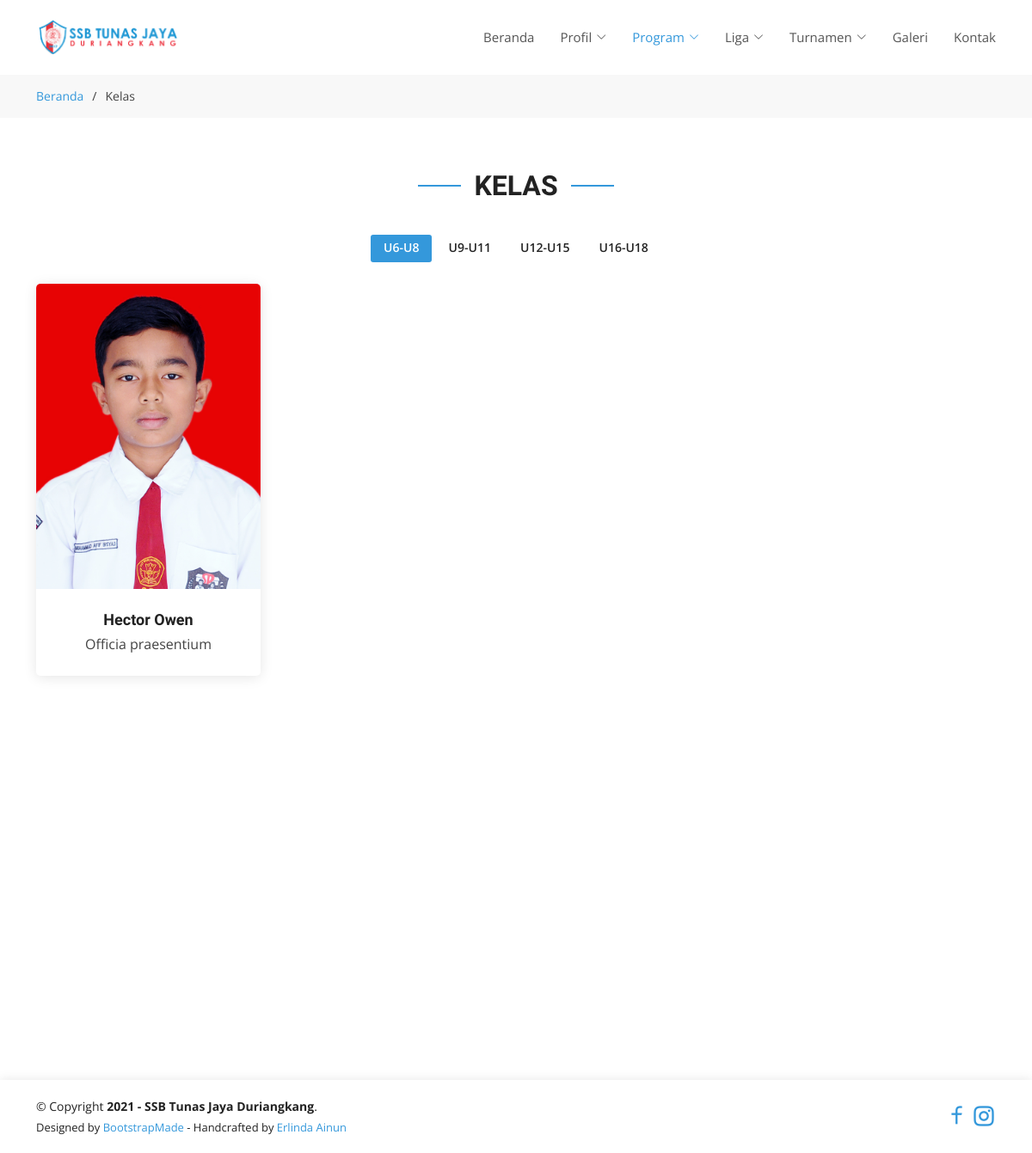
The page /class.php on the database as committed earlier.
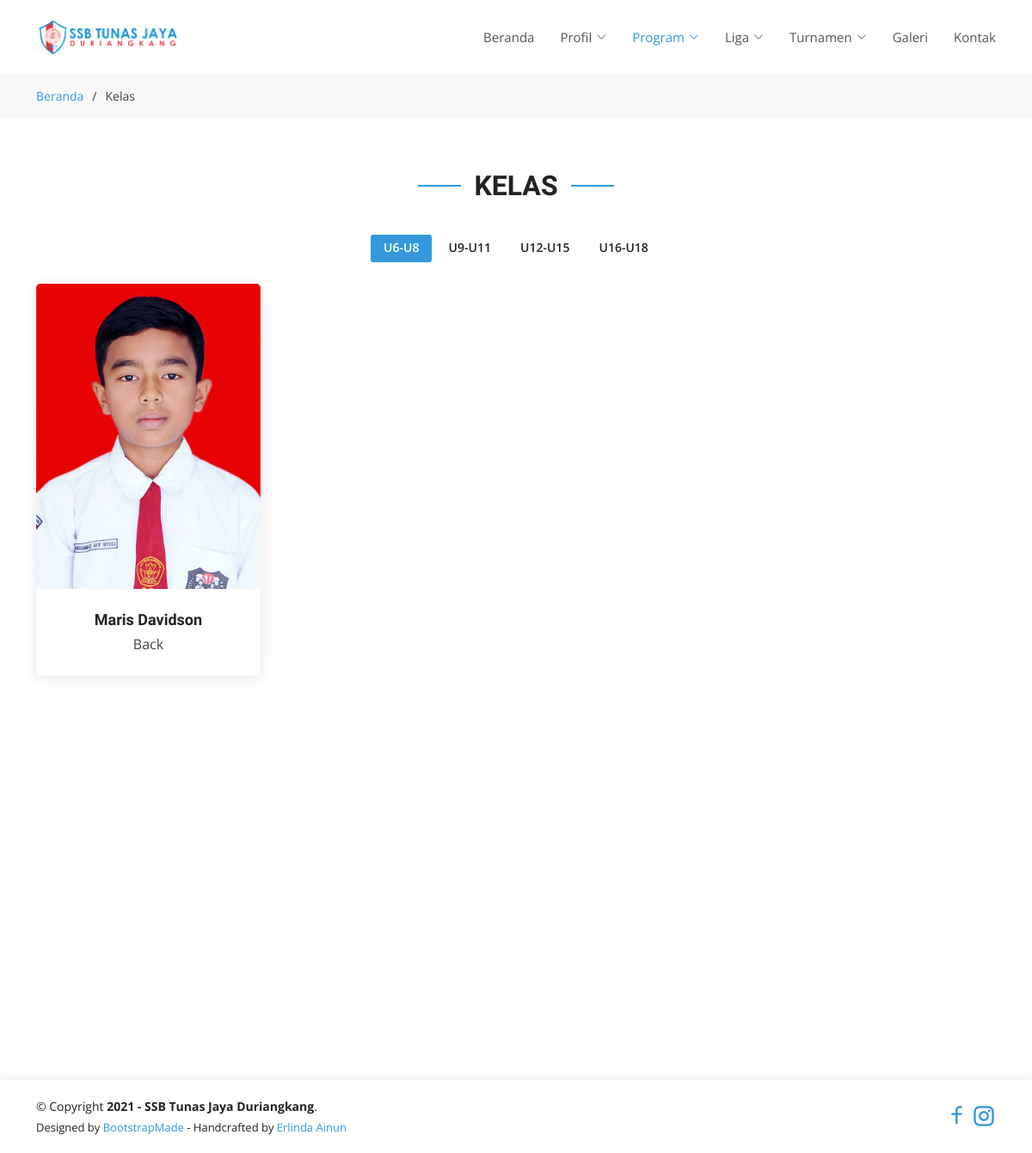
The same page on the database as committed later.
### tables this page shows
CREATE TABLE `members` (
  `id` int(11) NOT NULL,
  `name` varchar(255) DEFAULT NULL,
  `nisn` int(20) DEFAULT NULL,
  `birth_date` date DEFAULT NULL,
  `birth_place` varchar(255) DEFAULT NULL,
  `class_type` varchar(255) DEFAULT NULL,
  `gender_id` int(10) UNSIGNED NOT NULL,
  `religion` varchar(45) DEFAULT NULL,
  `address` varchar(45) DEFAULT NULL,
  `height` varchar(45) DEFAULT NULL,
  `weight` varchar(45) DEFAULT NULL,
  `phone_number` varchar(45) DEFAULT NULL,
  `image_path` text DEFAULT NULL,
  `position` varchar(45) DEFAULT NULL,
  `reason` varchar(45) DEFAULT NULL,
  `notes` varchar(255) DEFAULT NULL,
  `status` varchar(32) DEFAULT NULL,
  `created_at` timestamp NULL DEFAULT NULL,
  `updated_at` timestamp NULL DEFAULT NULL
);

### class.php (the view, shortened to what this page needs)
<!DOCTYPE html>
<html lang="en">
<head>
  <?php include 'connection.php'; ?>
  <link href="assets/vendor/aos/aos.css" rel="stylesheet">
  <link href="assets/vendor/bootstrap/css/bootstrap.min.css" rel="stylesheet">
  <link href="assets/vendor/bootstrap-icons/bootstrap-icons.css" rel="stylesheet">
  <link href="assets/vendor/boxicons/css/boxicons.min.css" rel="stylesheet">
  <link href="assets/vendor/glightbox/css/glightbox.min.css" rel="stylesheet">
  <link href="assets/vendor/remixicon/remixicon.css" rel="stylesheet">
  <link href="assets/vendor/swiper/swiper-bundle.min.css" rel="stylesheet">
  <link href="assets/css/style.css" rel="stylesheet">
</head>
<body>
  <?php include 'header.php'; ?>
  <main id="main">
    <section id="breadcrumbs" class="breadcrumbs">
      <div class="container">
        <div class="d-flex justify-content-between align-items-center">
          <ol>
            <li><a href="/">Beranda</a></li>
            <li>Kelas</li>
          </ol>
        </div>
      </div>
    </section>
    <section id="portfolio" class="portfolio">
      <div class="container">
        <div class="section-title" data-aos="fade-up">
          <h2>Kelas</h2>
        </div>
        <div class="row aos-init" data-aos="fade-up" data-aos-delay="100">
          <div class="col-lg-12 d-flex justify-content-center">
            <ul id="portfolio-flters">
              <li data-filter=".filter-U6-U8" class="filter-active">U6-U8</li>
              <li data-filter=".filter-U9-U11">U9-U11</li>
              <li data-filter=".filter-U12-U15">U12-U15</li>
              <li data-filter=".filter-U16-U18">U16-U18</li>
            </ul>
          </div>
        </div>
        <div class="row portfolio-container aos-init" data-aos="fade-up" data-aos-delay="200" style="position: relative; height: 891px;">
          <?php
          $sql = 'SELECT * FROM `members`';
          $result = $conn->query($sql);
          while ($row = $result->fetch_assoc()) {
            $image_path = str_replace('..', '', $row['image_path']);
            $src = 'http://' . $_SERVER['HTTP_HOST'] . $image_path;
          ?>
            <div class="col-lg-3 col-md-6 portfolio-item filter-<?php echo $row['class_type'] ?>" style="position: absolute; left: 0px; top: 0px;">
              <div class="member aos-init aos-animate" data-aos="fade-up" data-aos-delay="100">
                <div class="member-img">
                  <img src="<?php echo $src ?>" class="img-fluid" alt="">
                </div>
                <div class="member-info">
                  <h4><?php echo $row['name'] ?></h4>
                  <span><?php echo $row['position'] ?></span>
                </div>
              </div>
            </div>
          <?php } ?>
        </div>
      </div>
    </section>
  </main>
  <?php include 'footer.php'; ?>
</body>
</html>

Rows that differ between the two databases and show on the page:
removed members: image_path (picture), name "Hector Owen", position "Officia praesentium"
added members: image_path (picture), name "Maris Davidson", position "Back"
